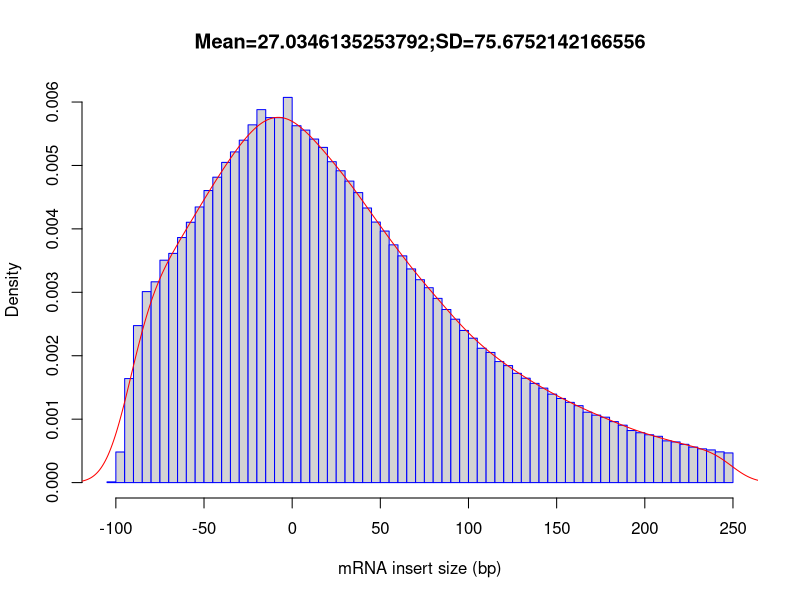

Recreate this plot in R.
out_file = 'CF98444'
pdf('CF98444.inner_distance_plot.pdf')
fragsize=rep(c(-247.5,-242.5,-237.5,-232.5,-227.5,-222.5,-217.5,-212.5,-207.5,-202.5,-197.5,-192.5,-187.5,-182.5,-177.5,-172.5,-167.5,-162.5,-157.5,-152.5,-147.5,-142.5,-137.5,-132.5,-127.5,-122.5,-117.5,-112.5,-107.5,-102.5,-97.5,-92.5,-87.5,-82.5,-77.5,-72.5,-67.5,-62.5,-57.5,-52.5,-47.5,-42.5,-37.5,-32.5,-27.5,-22.5,-17.5,-12.5,-7.5,-2.5,2.5,7.5,12.5,17.5,22.5,27.5,32.5,37.5,42.5,47.5,52.5,57.5,62.5,67.5,72.5,77.5,82.5,87.5,92.5,97.5,102.5,107.5,112.5,117.5,122.5,127.5,132.5,137.5,142.5,147.5,152.5,157.5,162.5,167.5,172.5,177.5,182.5,187.5,192.5,197.5,202.5,207.5,212.5,217.5,222.5,227.5,232.5,237.5,242.5,247.5),times=c(0,0,0,0,0,0,0,0,0,0,0,0,0,0,0,0,0,0,0,0,0,0,0,0,0,0,0,0,0,54,2301,7821,11801,14358,15095,16719,17229,18424,19570,20720,21956,22959,24070,24861,25742,26895,28037,27438,27431,28957,26827,26500,25824,25198,24124,23442,22666,21800,20642,19585,18908,17874,17045,16063,15252,14651,13850,13013,12284,11437,10856,10099,9785,9099,8796,8213,7847,7460,7102,6650,6323,6032,5783,5291,5072,4916,4586,4315,3914,3747,3596,3480,3138,3058,2875,2670,2539,2454,2310,2230))
frag_sd = sd(fragsize)
frag_mean = mean(fragsize)
frag_median = median(fragsize)
write(x=c("Name","Mean","Median","sd"), sep="	", file=stdout(),ncolumns=4)
write(c(out_file,frag_mean,frag_median,frag_sd),sep="	", file=stdout(),ncolumns=4)
hist(fragsize,probability=T,breaks=100,xlab="mRNA insert size (bp)",main=paste(c("Mean=",frag_mean,";","SD=",frag_sd),collapse=""),border="blue")
lines(density(fragsize,bw=10),col='red')
dev.off()
